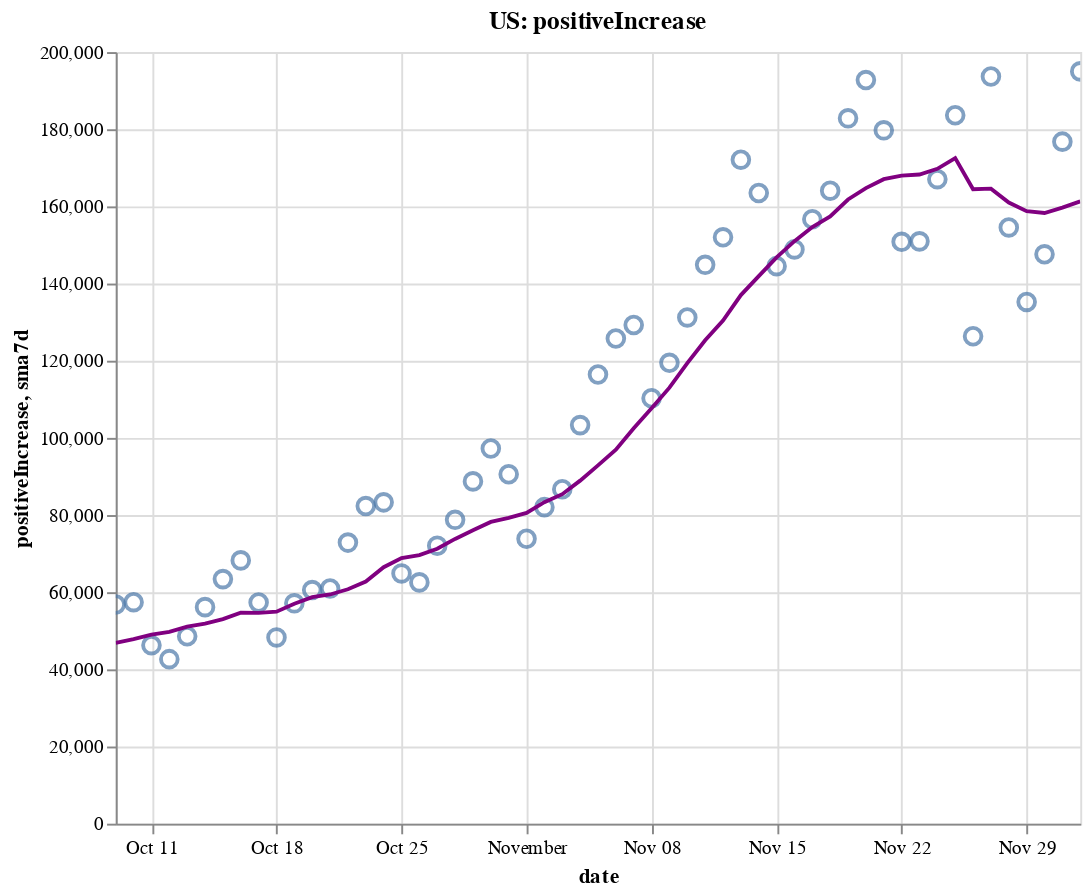

Notebook source saved alongside this figure:
### Code cell
create_plot(us, 'positiveIncrease')

### Figure 1 — Vega-Lite specification as saved in the notebook (floating-point values rounded to 4 significant figures)
{"config": {"view": {"continuousWidth": 400, "continuousHeight": 300}}, "layer": [{"layer": [{"mark": {"type": "point", "size": 75}, "encoding": {"tooltip": [{"type": "temporal", "field": "date"}, {"type": "quantitative", "field": "positiveIncrease"}, {"type": "quantitative", "field": "sma7d"}], "x": {"type": "temporal", "field": "date"}, "y": {"type": "quantitative", "field": "positiveIncrease"}}, "selection": {"selector002": {"type": "interval", "bind": "scales", "encodings": ["x", "y"]}}}, {"mark": {"type": "line", "color": "purple"}, "encoding": {"x": {"type": "temporal", "field": "date"}, "y": {"type": "quantitative", "field": "sma7d"}}}]}, {"mark": {"type": "rule", "color": "#aaa"}, "encoding": {"x": {"type": "temporal", "field": "date"}}, "transform": [{"filter": {"selection": "selector001"}}]}, {"mark": "circle", "encoding": {"opacity": {"condition": {"value": 1, "selection": "selector001"}, "value": 0}, "tooltip": [{"type": "temporal", "field": "date"}, {"type": "quantitative", "field": "positiveIncrease"}, {"type": "quantitative", "field": "sma7d"}], "x": {"type": "temporal", "field": "date"}, "y": {"type": "quantitative", "field": "positiveIncrease"}}, "selection": {"selector001": {"type": "single", "encodings": ["x"], "on": "mouseover", "nearest": true, "empty": "none"}}}, {"mark": {"type": "text", "align": "left", "dx": 5, "dy": -5, "stroke": "white", "strokeWidth": 2}, "encoding": {"text": {"type": "quantitative", "field": "positiveIncrease"}, "tooltip": [{"type": "temporal", "field": "date"}, {"type": "quantitative", "field": "positiveIncrease"}, {"type": "quantitative", "field": "sma7d"}], "x": {"type": "temporal", "field": "date"}, "y": {"type": "quantitative", "field": "positiveIncrease"}}, "transform": [{"filter": {"selection": "selector001"}}]}, {"mark": {"type": "text", "align": "left", "dx": 5, "dy": -5}, "encoding": {"text": {"type": "quantitative", "field": "positiveIncrease"}, "tooltip": [{"type": "temporal", "field": "date"}, {"type": "quantitative", "field": "positiveIncrease"}, {"type": "quantitative", "field": "sma7d"}], "x": {"type": "temporal", "field": "date"}, "y": {"type": "quantitative", "field": "positiveIncrease"}}, "transform": [{"filter": {"selection": "selector001"}}]}], "data": {"name": "data-f7363307be8a12d99ce003c976055a0d"}, "height": 400, "title": "US: positiveIncrease", "width": 500, "$schema": "https://vega.github.io/schema/vega-lite/v4.8.1.json", "datasets": {"data-f7363307be8a12d99ce003c976055a0d": [{"date": "2020-10-09T00:00:00", "totalTestResultsIncrease": 1203000.0, "positiveIncrease": 56800.0, "death": 205600.0, "deathIncrease": 898.0, "positiveRate": 0.047, "state": "US", "sma7d": 46890.0}, {"date": "2020-10-10T00:00:00", "totalTestResultsIncrease": 1252000.0, "positiveIncrease": 57410.0, "death": 206200.0, "deathIncrease": 681.0, "positiveRate": 0.046, "state": "US", "sma7d": 47810.0}, {"date": "2020-10-11T00:00:00", "totalTestResultsIncrease": 1078000.0, "positiveIncrease": 46270.0, "death": 206700.0, "deathIncrease": 468.0, "positiveRate": 0.043, "state": "US", "sma7d": 48990.0}, {"date": "2020-10-12T00:00:00", "totalTestResultsIncrease": 1060000.0, "positiveIncrease": 42650.0, "death": 207000.0, "deathIncrease": 282.0, "positiveRate": 0.04, "state": "US", "sma7d": 49690.0}, {"date": "2020-10-13T00:00:00", "totalTestResultsIncrease": 1052000.0, "positiveIncrease": 48590.0, "death": 207700.0, "deathIncrease": 698.0, "positiveRate": 0.046, "state": "US", "sma7d": 51070.0}, {"date": "2020-10-14T00:00:00", "totalTestResultsIncrease": 1045000.0, "positiveIncrease": 56130.0, "death": 208500.0, "deathIncrease": 807.0, "positiveRate": 0.054, "state": "US", "sma7d": 51860.0}, {"date": "2020-10-15T00:00:00", "totalTestResultsIncrease": 1109000.0, "positiveIncrease": 63390.0, "death": 209400.0, "deathIncrease": 930.0, "positiveRate": 0.057, "state": "US", "sma7d": 53030.0}, {"date": "2020-10-16T00:00:00", "totalTestResultsIncrease": 1231000.0, "positiveIncrease": 68240.0, "death": 210300.0, "deathIncrease": 897.0, "positiveRate": 0.055, "state": "US", "sma7d": 54670.0}, {"date": "2020-10-17T00:00:00", "totalTestResultsIncrease": 1299000.0, "positiveIncrease": 57330.0, "death": 211100.0, "deathIncrease": 773.0, "positiveRate": 0.044, "state": "US", "sma7d": 54660.0}, {"date": "2020-10-18T00:00:00", "totalTestResultsIncrease": 1052000.0, "positiveIncrease": 48280.0, "death": 211500.0, "deathIncrease": 402.0, "positiveRate": 0.046, "state": "US", "sma7d": 54940.0}, {"date": "2020-10-19T00:00:00", "totalTestResultsIncrease": 1135000.0, "positiveIncrease": 57110.0, "death": 212000.0, "deathIncrease": 456.0, "positiveRate": 0.05, "state": "US", "sma7d": 57010.0}, {"date": "2020-10-20T00:00:00", "totalTestResultsIncrease": 952700.0, "positiveIncrease": 60560.0, "death": 212800.0, "deathIncrease": 837.0, "positiveRate": 0.064, "state": "US", "sma7d": 58720.0}, {"date": "2020-10-21T00:00:00", "totalTestResultsIncrease": 941800.0, "positiveIncrease": 60950.0, "death": 213800.0, "deathIncrease": 1019.0, "positiveRate": 0.065, "state": "US", "sma7d": 59410.0}, {"date": "2020-10-22T00:00:00", "totalTestResultsIncrease": 1230000.0, "positiveIncrease": 72860.0, "death": 214900.0, "deathIncrease": 1126.0, "positiveRate": 0.059, "state": "US", "sma7d": 60760.0}, {"date": "2020-10-23T00:00:00", "totalTestResultsIncrease": 1383000.0, "positiveIncrease": 82330.0, "death": 215900.0, "deathIncrease": 934.0, "positiveRate": 0.06, "state": "US", "sma7d": 62770.0}, {"date": "2020-10-24T00:00:00", "totalTestResultsIncrease": 1323000.0, "positiveIncrease": 83290.0, "death": 216800.0, "deathIncrease": 890.0, "positiveRate": 0.063, "state": "US", "sma7d": 66480.0}, {"date": "2020-10-25T00:00:00", "totalTestResultsIncrease": 1188000.0, "positiveIncrease": 64870.0, "death": 217100.0, "deathIncrease": 382.0, "positiveRate": 0.055, "state": "US", "sma7d": 68850.0}, {"date": "2020-10-26T00:00:00", "totalTestResultsIncrease": 1211000.0, "positiveIncrease": 62550.0, "death": 217500.0, "deathIncrease": 402.0, "positiveRate": 0.052, "state": "US", "sma7d": 69630.0}, {"date": "2020-10-27T00:00:00", "totalTestResultsIncrease": 1071000.0, "positiveIncrease": 72060.0, "death": 218500.0, "deathIncrease": 919.0, "positiveRate": 0.067, "state": "US", "sma7d": 71270.0}, {"date": "2020-10-28T00:00:00", "totalTestResultsIncrease": 1096000.0, "positiveIncrease": 78760.0, "death": 219500.0, "deathIncrease": 1044.0, "positiveRate": 0.072, "state": "US", "sma7d": 73820.0}, {"date": "2020-10-29T00:00:00", "totalTestResultsIncrease": 1333000.0, "positiveIncrease": 88730.0, "death": 220500.0, "deathIncrease": 1037.0, "positiveRate": 0.067, "state": "US", "sma7d": 76080.0}, {"date": "2020-10-30T00:00:00", "totalTestResultsIncrease": 1364000.0, "positiveIncrease": 97240.0, "death": 221500.0, "deathIncrease": 947.0, "positiveRate": 0.071, "state": "US", "sma7d": 78210.0}, {"date": "2020-10-31T00:00:00", "totalTestResultsIncrease": 1390000.0, "positiveIncrease": 90580.0, "death": 222500.0, "deathIncrease": 963.0, "positiveRate": 0.065, "state": "US", "sma7d": 79260.0}, {"date": "2020-11-01T00:00:00", "totalTestResultsIncrease": 1128000.0, "positiveIncrease": 73860.0, "death": 222900.0, "deathIncrease": 395.0, "positiveRate": 0.065, "state": "US", "sma7d": 80540.0}, {"date": "2020-11-02T00:00:00", "totalTestResultsIncrease": 1327000.0, "positiveIncrease": 82050.0, "death": 223300.0, "deathIncrease": 491.0, "positiveRate": 0.062, "state": "US", "sma7d": 83320.0}, {"date": "2020-11-03T00:00:00", "totalTestResultsIncrease": 1129000.0, "positiveIncrease": 86680.0, "death": 224900.0, "deathIncrease": 1514.0, "positiveRate": 0.077, "state": "US", "sma7d": 85410.0}, {"date": "2020-11-04T00:00:00", "totalTestResultsIncrease": 1223000.0, "positiveIncrease": 103300.0, "death": 226000.0, "deathIncrease": 1117.0, "positiveRate": 0.084, "state": "US", "sma7d": 88920.0}, {"date": "2020-11-05T00:00:00", "totalTestResultsIncrease": 1567000.0, "positiveIncrease": 116400.0, "death": 227100.0, "deathIncrease": 1146.0, "positiveRate": 0.074, "state": "US", "sma7d": 92880.0}, {"date": "2020-11-06T00:00:00", "totalTestResultsIncrease": 1564000.0, "positiveIncrease": 125800.0, "death": 228300.0, "deathIncrease": 1173.0, "positiveRate": 0.08, "state": "US", "sma7d": 96950.0}, {"date": "2020-11-07T00:00:00", "totalTestResultsIncrease": 1413000.0, "positiveIncrease": 129200.0, "death": 229400.0, "deathIncrease": 1119.0, "positiveRate": 0.091, "state": "US", "sma7d": 102500.0}, {"date": "2020-11-08T00:00:00", "totalTestResultsIncrease": 1252000.0, "positiveIncrease": 110300.0, "death": 229900.0, "deathIncrease": 496.0, "positiveRate": 0.088, "state": "US", "sma7d": 107700.0}, {"date": "2020-11-09T00:00:00", "totalTestResultsIncrease": 1516000.0, "positiveIncrease": 119500.0, "death": 230500.0, "deathIncrease": 577.0, "positiveRate": 0.079, "state": "US", "sma7d": 113000.0}, {"date": "2020-11-10T00:00:00", "totalTestResultsIncrease": 1252000.0, "positiveIncrease": 131200.0, "death": 231800.0, "deathIncrease": 1360.0, "positiveRate": 0.105, "state": "US", "sma7d": 119400.0}, {"date": "2020-11-11T00:00:00", "totalTestResultsIncrease": 1418000.0, "positiveIncrease": 144900.0, "death": 233400.0, "deathIncrease": 1563.0, "positiveRate": 0.102, "state": "US", "sma7d": 125300.0}, {"date": "2020-11-12T00:00:00", "totalTestResultsIncrease": 1476000.0, "positiveIncrease": 152000.0, "death": 234500.0, "deathIncrease": 1119.0, "positiveRate": 0.103, "state": "US", "sma7d": 130400.0}, {"date": "2020-11-13T00:00:00", "totalTestResultsIncrease": 1698000.0, "positiveIncrease": 172100.0, "death": 235800.0, "deathIncrease": 1268.0, "positiveRate": 0.101, "state": "US", "sma7d": 137000.0}, {"date": "2020-11-14T00:00:00", "totalTestResultsIncrease": 1662000.0, "positiveIncrease": 163500.0, "death": 237100.0, "deathIncrease": 1331.0, "positiveRate": 0.098, "state": "US", "sma7d": 141900.0}, {"date": "2020-11-15T00:00:00", "totalTestResultsIncrease": 1615000.0, "positiveIncrease": 144500.0, "death": 237800.0, "deathIncrease": 687.0, "positiveRate": 0.089, "state": "US", "sma7d": 146800.0}, {"date": "2020-11-16T00:00:00", "totalTestResultsIncrease": 1487000.0, "positiveIncrease": 148900.0, "death": 238400.0, "deathIncrease": 619.0, "positiveRate": 0.1, "state": "US", "sma7d": 151000.0}, {"date": "2020-11-17T00:00:00", "totalTestResultsIncrease": 1512000.0, "positiveIncrease": 156700.0, "death": 240000.0, "deathIncrease": 1555.0, "positiveRate": 0.104, "state": "US", "sma7d": 154600.0}, {"date": "2020-11-18T00:00:00", "totalTestResultsIncrease": 1539000.0, "positiveIncrease": 164100.0, "death": 241900.0, "deathIncrease": 1864.0, "positiveRate": 0.107, "state": "US", "sma7d": 157400.0}, {"date": "2020-11-19T00:00:00", "totalTestResultsIncrease": 1821000.0, "positiveIncrease": 182800.0, "death": 243800.0, "deathIncrease": 1967.0, "positiveRate": 0.1, "state": "US", "sma7d": 161800.0}, {"date": "2020-11-20T00:00:00", "totalTestResultsIncrease": 1919000.0, "positiveIncrease": 192700.0, "death": 245700.0, "deathIncrease": 1884.0, "positiveRate": 0.1, "state": "US", "sma7d": 164700.0}, {"date": "2020-11-21T00:00:00", "totalTestResultsIncrease": 2004000.0, "positiveIncrease": 179700.0, "death": 247200.0, "deathIncrease": 1512.0, "positiveRate": 0.09, "state": "US", "sma7d": 167100.0}, {"date": "2020-11-22T00:00:00", "totalTestResultsIncrease": 1744000.0, "positiveIncrease": 150800.0, "death": 248100.0, "deathIncrease": 898.0, "positiveRate": 0.086, "state": "US", "sma7d": 168000.0}, {"date": "2020-11-23T00:00:00", "totalTestResultsIncrease": 1759000.0, "positiveIncrease": 150900.0, "death": 249100.0, "deathIncrease": 955.0, "positiveRate": 0.086, "state": "US", "sma7d": 168300.0}, {"date": "2020-11-24T00:00:00", "totalTestResultsIncrease": 1790000.0, "positiveIncrease": 167100.0, "death": 251100.0, "deathIncrease": 2066.0, "positiveRate": 0.093, "state": "US", "sma7d": 169700.0}, {"date": "2020-11-25T00:00:00", "totalTestResultsIncrease": 1721000.0, "positiveIncrease": 183600.0, "death": 253400.0, "deathIncrease": 2289.0, "positiveRate": 0.107, "state": "US", "sma7d": 172500.0}, {"date": "2020-11-26T00:00:00", "totalTestResultsIncrease": 1170000.0, "positiveIncrease": 126400.0, "death": 254800.0, "deathIncrease": 1336.0, "positiveRate": 0.108, "state": "US", "sma7d": 164500.0}, {"date": "2020-11-27T00:00:00", "totalTestResultsIncrease": 2126000.0, "positiveIncrease": 193700.0, "death": 256100.0, "deathIncrease": 1372.0, "positiveRate": 0.091, "state": "US", "sma7d": 164600.0}, {"date": "2020-11-28T00:00:00", "totalTestResultsIncrease": 1710000.0, "positiveIncrease": 154600.0, "death": 257400.0, "deathIncrease": 1245.0, "positiveRate": 0.09, "state": "US", "sma7d": 161000.0}, {"date": "2020-11-29T00:00:00", "totalTestResultsIncrease": 1290000.0, "positiveIncrease": 135200.0, "death": 258200.0, "deathIncrease": 803.0, "positiveRate": 0.105, "state": "US", "sma7d": 158800.0}, {"date": "2020-11-30T00:00:00", "totalTestResultsIncrease": 1603000.0, "positiveIncrease": 147600.0, "death": 259300.0, "deathIncrease": 1136.0, "positiveRate": 0.092, "state": "US", "sma7d": 158300.0}, {"date": "2020-12-01T00:00:00", "totalTestResultsIncrease": 1381000.0, "positiveIncrease": 176800.0, "death": 261800.0, "deathIncrease": 2473.0, "positiveRate": 0.128, "state": "US", "sma7d": 159700.0}, {"date": "2020-12-02T00:00:00", "totalTestResultsIncrease": 1439000.0, "positiveIncrease": 195000.0, "death": 264400.0, "deathIncrease": 2733.0, "positiveRate": 0.136, "state": "US", "sma7d": 161300.0}]}}
